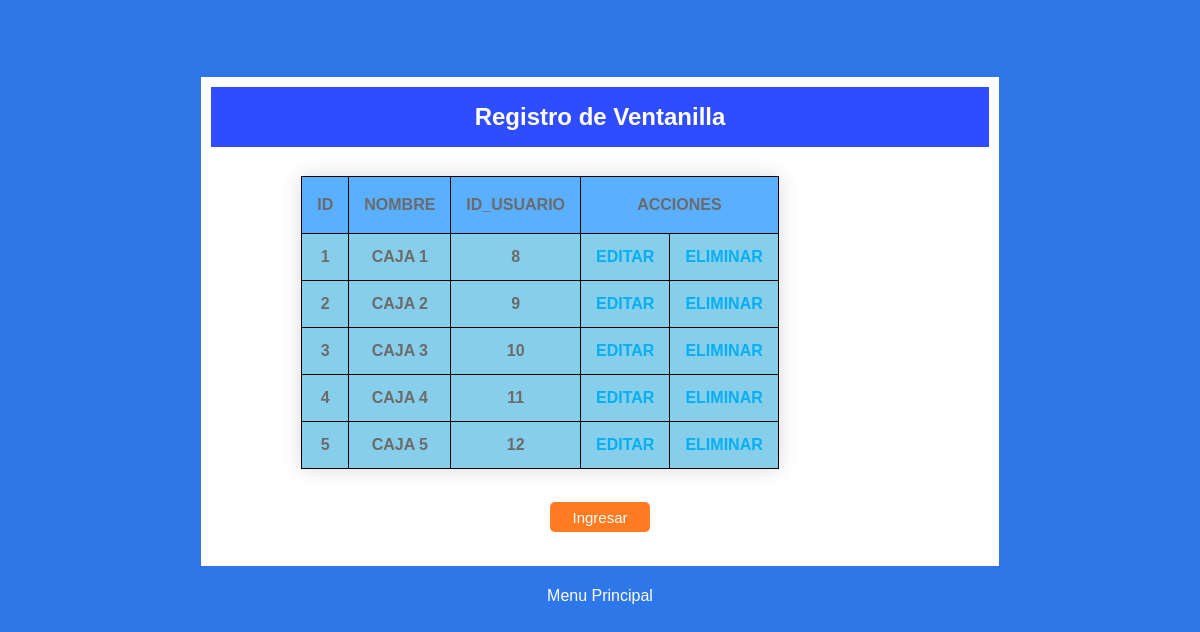
The app's page /agregar_admision.php with its own data.
### tables this page shows
CREATE TABLE `cajas` (
  `id` int(11) NOT NULL,
  `nombre` varchar(10) NOT NULL,
  `idUsuario` int(11) NOT NULL,
  `fecha_de_registro` datetime NOT NULL
);

### funciones/funciones.php (called while the page is built, shortened)
<?php
function consulta($con,$sql,$error){
	$resultado=mysqli_query($con,$sql) or die (mysqli_error($con));
	return $resultado;
}
?>

### agregar_admision.php (the view, shortened to what this page needs)
<!doctype html>
<html>
<head>
    <link rel="stylesheet" type="text/css" href="css/generales.css">
    <link rel="stylesheet" type="text/css" href="css/agregar_admision.css">
</head>
<body>
    <div class="contenedor-principal">
        <div class="contenedor-info" id="info-admision">
            <h1>Registro de Ventanilla</h1>
            <?php
            require_once('funciones/conexion.php');
            require_once('funciones/funciones.php');
            $sql = "select * from cajas";
            $error = "Error al cargar los cajas";
            $buscar = consulta($con, $sql, $error);
            $info = mysqli_fetch_assoc($buscar);
            $idAdmision = $info['id'];
            $sql = "SELECT *  FROM cajas";
            $error_msg = "No existen cajas";
            $query = consulta($con, $sql, $error_msg);
            ?>
            <ul class="info-admision">
                <table class="table">
                    <thead class="table-success table-striped">
                        <tr>
                            <th>id</th>
                            <th>Nombre</th>
                            <th>id_Usuario</th>
                            <th align="center" colspan="2">acciones</th>
                        </tr>
                    </thead>
                    <tbody>
                        <?php
                            while($caja=mysqli_fetch_array($query)){
                        ?>
                            <tr>
                                <td><?php echo $caja['id']?></td>
                                <td><?php echo $caja['nombre']?></td>
                                <td><?php echo $caja['idUsuario']?></td>
                                <td><a href="Admision/actualizar_a.php?id=<?php echo $caja['id'] ?>" class="btn btn-info">Editar</a></td>
                                <td><a href="Admision/delete_a.php?id=<?php echo $caja['id'] ?>" class="btn btn-danger">Eliminar</a></td>
                             </tr>
                            <?php
                            }
                            ?>
                    </tbody>
                </table>
            </ul>
            <button id="admisionInfo" value="<?php echo $idAdmision; ?>">Ingresar</button>
        </div>
        <a href="administrador.php" class="link-menu">Menu Principal</a>
    </div>
</body>
</html>

### css/generales.css (style rules this page uses)
body, html { background: black; color: #6b6b6b; cursor: default; font-family: Verdana, Arial, Helvetica, sans-serif; font-size: 12pt; line-height: 16px; margin: 0px; padding: 0px; width: 100%; height: 100vh; }
* { box-sizing:border-box; }
a { color:#03b0f4; text-decoration: none; }
.contenedor-principal { width: 100%; height: 100%; min-height:100vh; padding: 20px 30px; position:absolute; background: #2D77E9; }
.link-menu { display:block; width:200px; margin:0px auto; margin-top:2%; color:white; text-align:center; }

### css/agregar_admision.css (style rules this page uses)
.contenedor-info { width:70%; min-width:300px; height:auto; margin:0px auto; margin-top:5%; padding:10px; padding-bottom:10px; background:white; }
.contenedor-info h1, .form-editar h1 { background:#2F4DFF; color:white; display: flex; align-items: center; justify-content: center; font-size: 150%; height: 60px; margin:0px; margin-bottom:5%; }
.info-admision { list-style:none; padding:0px; width:70%; margin:0px auto; }
#admisionInfo { display:block; margin:0px auto; margin-top:3%; margin-bottom:3%; width:100px; height:30px; background-color:#FF7C23; color:white; padding:5px; border:none; border-radius:5px; font-size:15px; cursor:pointer; }
.table { border-collapse: collapse; margin: 25px 0; font-size: 1.0em; font-family: sans-serif; min-width: 400px; box-shadow: 0 0 20px rgba(0, 0, 0, 0.15); width: 80%; border: 1px solid black; margin-top:5%; padding:10px; padding-bottom:10px; height:auto; margin:0px auto; }
.table { background-color: rgb(86, 163, 188); height: 150px; width: 150px; }
.table { background-color: #ffffff; width: 50%; height: 100px; left: -60px; position: relative; top: -10px; width: 100px; height:auto; }
thead { background: rgba(0, 132, 255, 0.649); }
th { padding: 20px 15px; font-weight: 700; text-transform: uppercase; width: 25%; text-align: center; vertical-align: top; border: 1px solid #000; border-collapse: collapse; caption-side: bottom; }
td { padding: 15px; border-bottom: solid 5px rgb(255, 255, 255); font-weight: 700; text-transform: uppercase; border: 1px solid #000; text-align: center; }
tbody tr { cursor: pointer; background: skyblue; }

### records on screen
cajas: id "1", nombre "CAJA 1", idUsuario "8"
cajas: id "2", nombre "CAJA 2", idUsuario "9"
cajas: id "3", nombre "CAJA 3", idUsuario "10"
cajas: id "4", nombre "CAJA 4", idUsuario "11"
cajas: id "5", nombre "CAJA 5", idUsuario "12"
